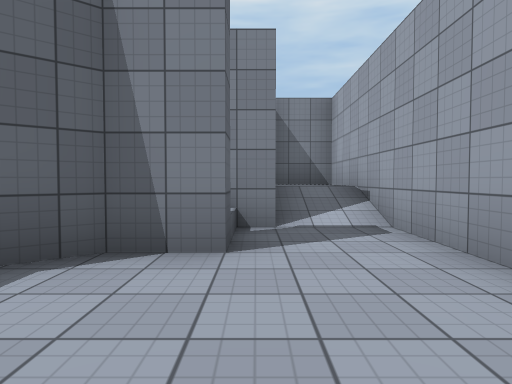
[1] (above)

20 first-person views from a walk through a Unity game level. The camera is 1.2 m above the floor, tilts 2° down and sees 75° across. The floor is counted in squares, 2 m on a side. Each view is taken from the middle of a square. On the plan, view 1 faces up. The plan holds only what a view shows up to about 10 squares ahead; the rest is blank. The place goes on beyond the plan. The player character is not drawn. Surface patterns are stand-ins for the level's own textures.

[2]
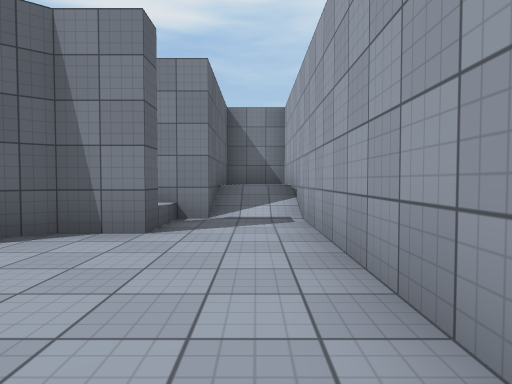

[3]
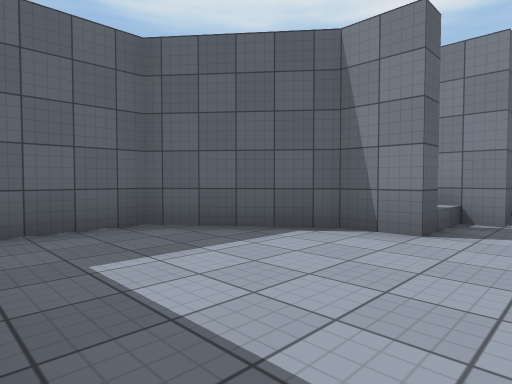

[4]
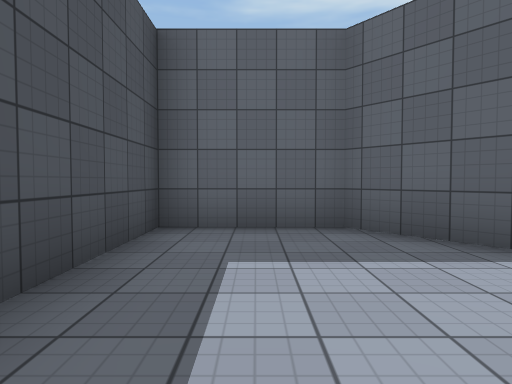

[5]
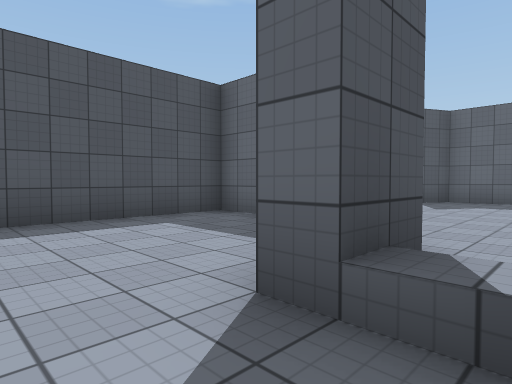

[6]
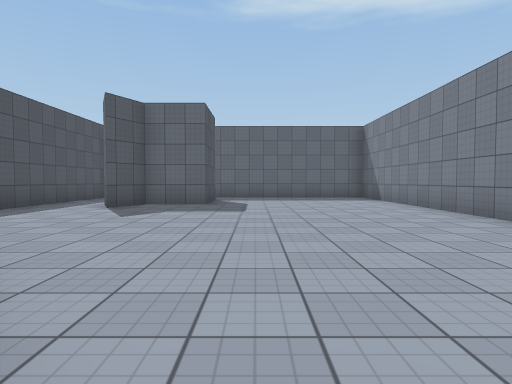

[7]
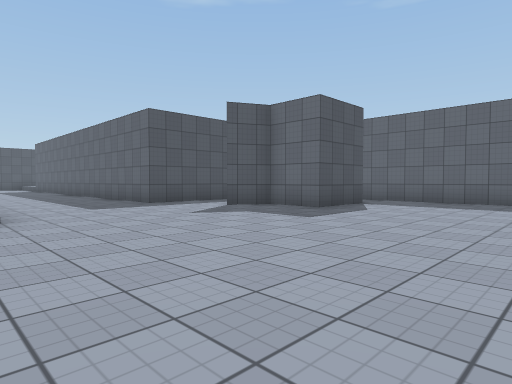

[8]
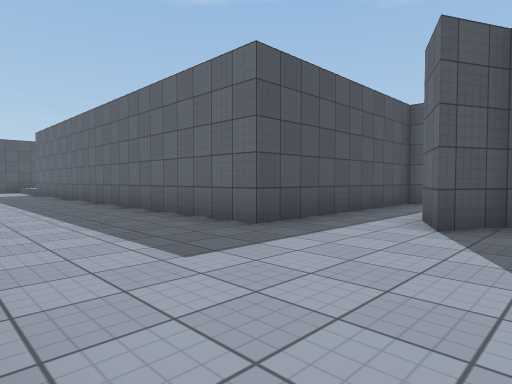

[9]
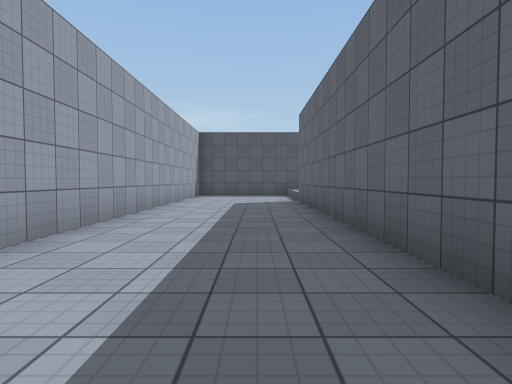

[10]
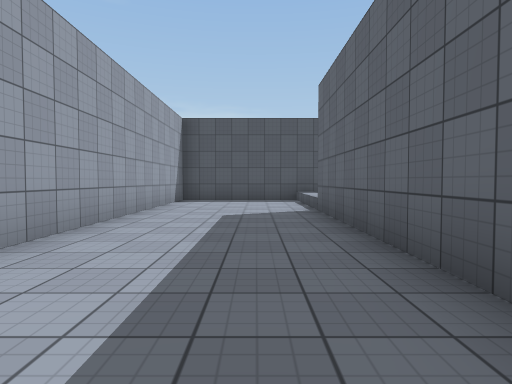

[11]
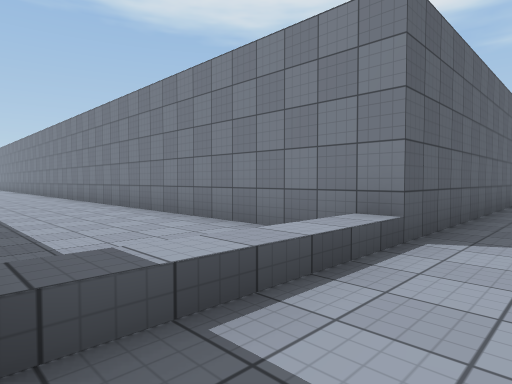

[12]
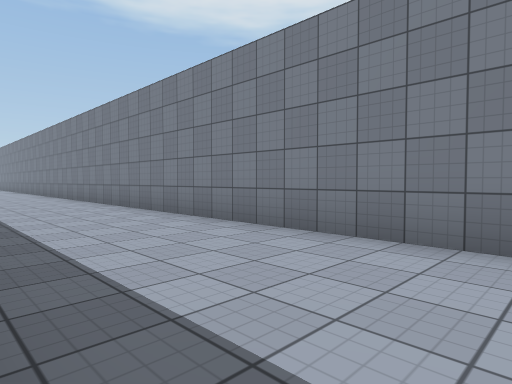

[13]
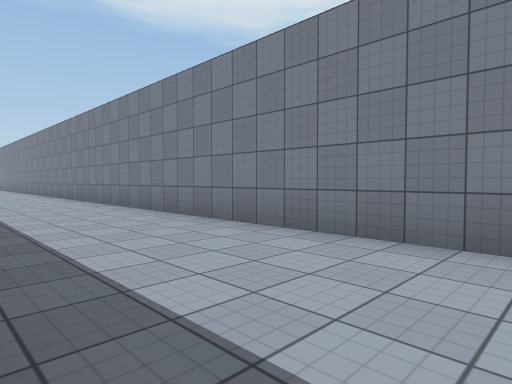

[14]
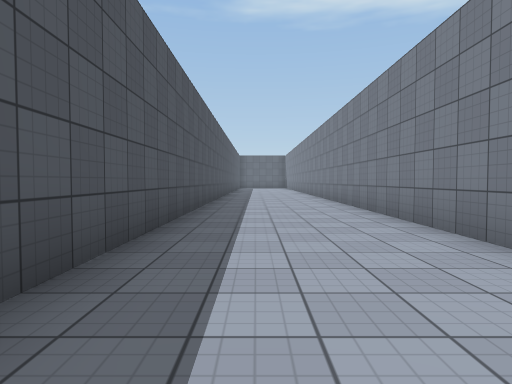

[15]
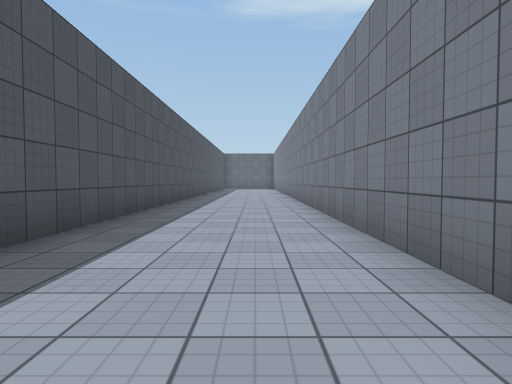

[16]
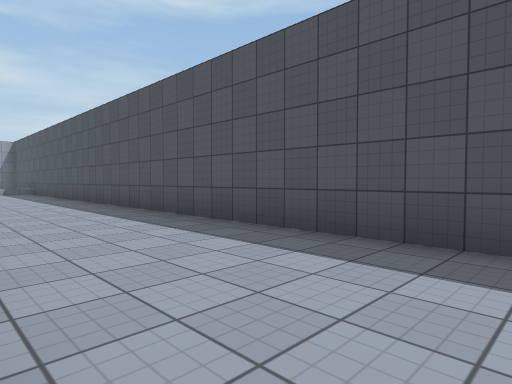

[17]
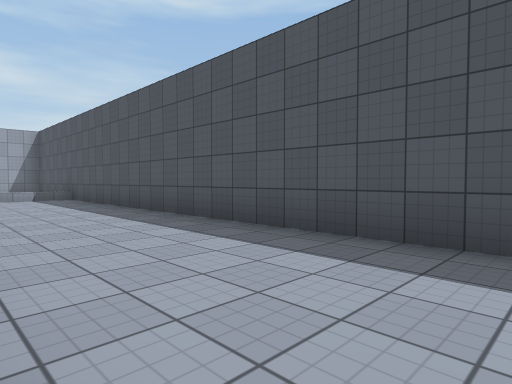

[18]
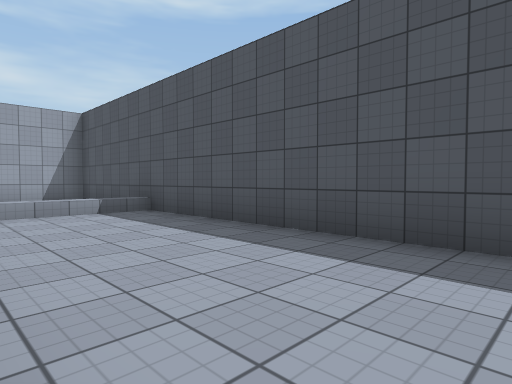

[19]
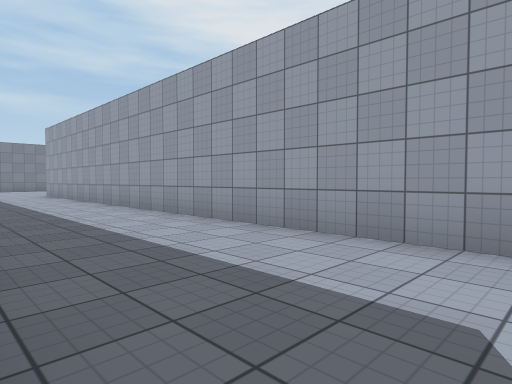

[20]
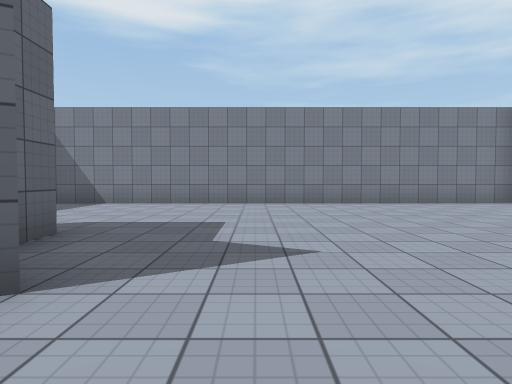

### Floor plan
Points are (right, up) in squares from view 1. A wall is a line through its corners. A room is listed if a view was taken in it or the views show most of it. See-through windows are left out.
Room 1 (views 1, 2, 3, 4, 5)
walls: (-0.3, 3.3) (-0.3, 2.8) (-1.2, 2.8) (-3.2, 1.1) (-3.2, -1.2) (0.4, -1.2); (1.8, -0.1) (1.8, 7.8) (0.3, 7.8) (0.3, 4.3) (-0.6, 4.3)
ways out: opening at (0, 4) to room 2
Room 2 (views 6, 7, 8, 9, 10, 11, 12, 13, 14, 15, 16, 17, 18, 19, 20)
walls: (-12.8, -1.2) (-7.3, -1.2) (-7.3, -13.7) (-32, -13.7); (-11.2, 2.8) (-9.3, 2.8) (-9.3, 1.3) (-8.2, 0.8) (-9.3, 0.2); (-1.4, 3.3) (-0.3, 3.3); (-12.8, 5.8) (-12.8, 2.5); (-0.2, 7.8) (-12.2, 7.8); (-32, -17.3) (-3.8, -17.3) (-3.8, -2.1)
ways out: opening at (0, 4) to room 1

Where each view was taken, in squares from view 1:
view 1: 0 up, 0 right, facing up
view 2: 1 down, 1 right, facing up
view 3: 1 down, 1 right, facing up-left
view 4: 0 up, 1 right, facing left
view 5: 4 up, 1 right, facing down-left
view 6: 4 up, 1 left, facing left
view 7: 7 up, 3 left, facing down-left
view 8: 2 up, 4 left, facing down-left
view 9: 4 down, 6 left, facing down
view 10: 7 down, 6 left, facing down
view 11: 17 down, 6 left, facing up-left
view 12: 17 down, 10 left, facing up-left
view 13: 17 down, 17 left, facing up-left
view 14: 16 down, 20 left, facing left
view 15: 15 down, 22 left, facing left
view 16: 14 down, 24 left, facing down-right
view 17: 14 down, 19 left, facing down-right
view 18: 14 down, 14 left, facing down-right
view 19: 13 down, 7 left, facing up-right
view 20: 1 down, 7 left, facing up
